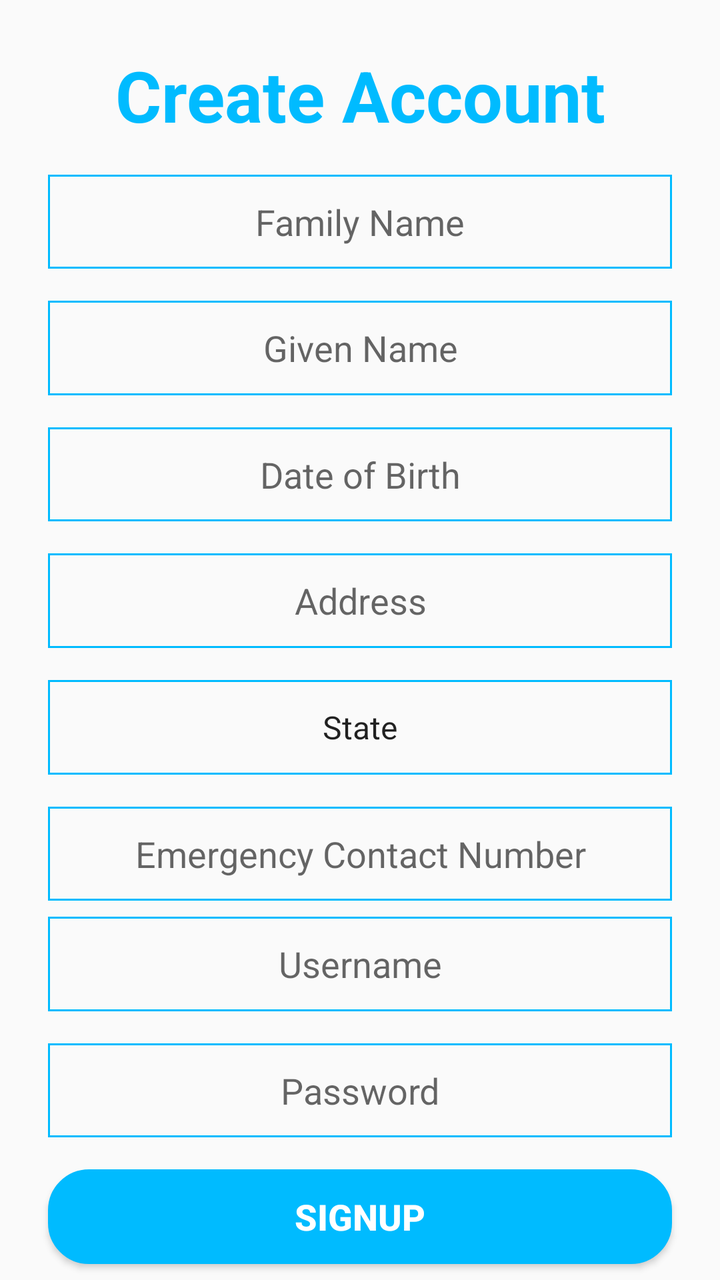
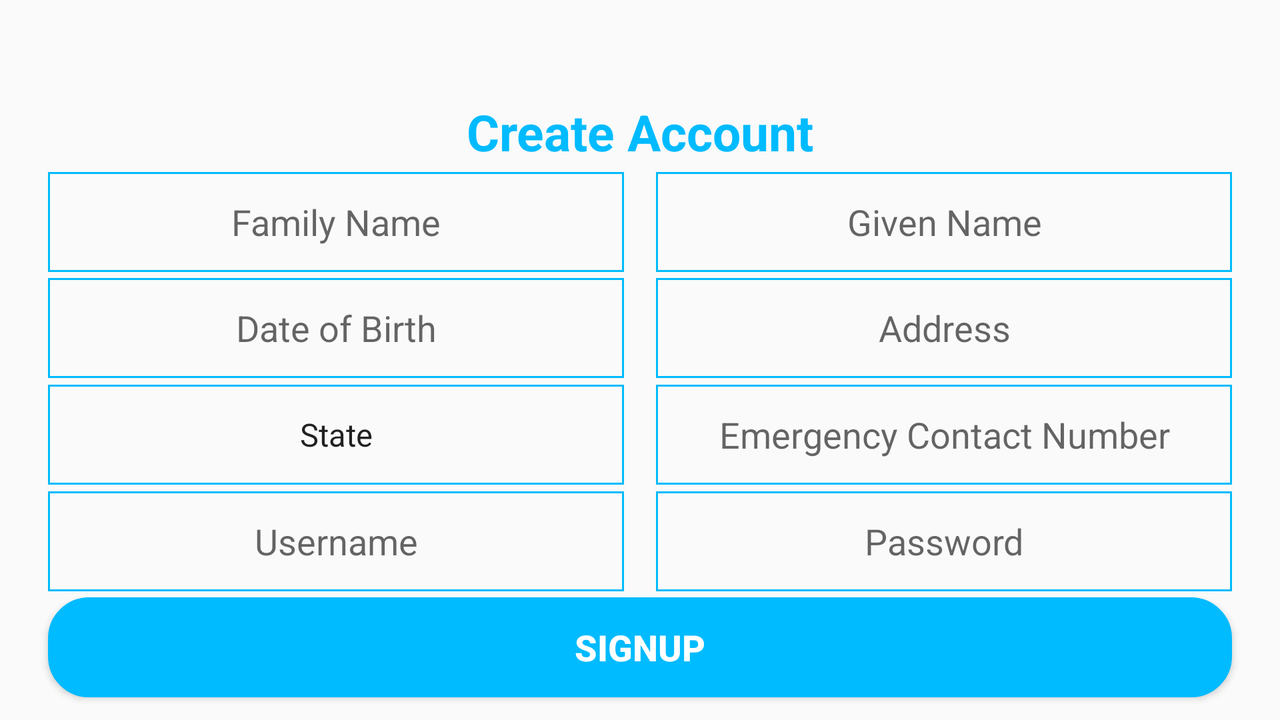

An Android layout and its configuration variant, each rendered on a device that would load it. The default file and the variant file are quoted in full after the pictures.
<!-- AndroidManifest.xml: application theme AppTheme -->
<!-- res/layout/activity_signup.xml -->
<?xml version="1.0" encoding="utf-8"?>
<androidx.constraintlayout.widget.ConstraintLayout xmlns:android="http://schemas.android.com/apk/res/android"
    android:layout_width="match_parent"
    android:layout_height="match_parent"
    xmlns:app="http://schemas.android.com/apk/res-auto">

    <androidx.appcompat.widget.AppCompatTextView
        android:id="@+id/createAccountTitle"
        android:layout_width="0dp"
        android:layout_height="0dp"
        android:textAlignment="center"
        android:gravity="center"
        android:layout_marginTop="24dp"
        android:layout_marginBottom="8dp"
        android:layout_marginLeft="24dp"
        android:layout_marginRight="24dp"
        android:text="Create Account"
        android:textColor="#00BBFF"
        app:autoSizeTextType="uniform"
        android:textStyle="bold"
        app:layout_constraintBottom_toTopOf="@id/familyName"
        app:layout_constraintEnd_toEndOf="parent"
        app:layout_constraintStart_toStartOf="parent"
        app:layout_constraintTop_toTopOf="parent" />

    
    <EditText
        android:id="@+id/familyName"
        android:layout_width="0dp"
        android:layout_height="0dp"
        android:layout_marginTop="8dp"
        android:layout_marginLeft="24dp"
        android:layout_marginRight="24dp"
        android:layout_marginBottom="8dp"
        android:background="@drawable/signup_plaintext"
        app:autoSizeTextType="uniform"
        android:gravity="center"
        android:hint="Family Name"
        android:inputType="textPersonName"
        app:layout_constraintBottom_toTopOf="@id/givenName"
        app:layout_constraintEnd_toEndOf="parent"
        app:layout_constraintStart_toStartOf="parent"
        app:layout_constraintTop_toBottomOf="@+id/createAccountTitle" />

    
    <EditText
        android:id="@+id/givenName"
        android:layout_width="0dp"
        android:layout_height="0dp"
        android:layout_marginTop="8dp"
        android:layout_marginLeft="24dp"
        android:layout_marginRight="24dp"
        android:layout_marginBottom="8dp"
        android:background="@drawable/signup_plaintext"
        app:autoSizeTextType="uniform"
        android:gravity="center"
        android:hint="Given Name"
        android:inputType="textPersonName"
        app:layout_constraintBottom_toTopOf="@id/dob"
        app:layout_constraintEnd_toEndOf="parent"
        app:layout_constraintStart_toStartOf="parent"
        app:layout_constraintTop_toBottomOf="@id/familyName" />

    
    <EditText
        android:id="@+id/dob"
        android:layout_width="0dp"
        android:layout_height="0dp"
        android:layout_marginTop="8dp"
        android:layout_marginLeft="24dp"
        android:layout_marginRight="24dp"
        android:layout_marginBottom="8dp"
        android:background="@drawable/signup_plaintext"
        app:autoSizeTextType="uniform"
        android:gravity="center"
        android:hint="Date of Birth"
        android:inputType="textPersonName"
        app:layout_constraintBottom_toTopOf="@id/address"
        app:layout_constraintEnd_toEndOf="parent"
        app:layout_constraintStart_toStartOf="parent"
        app:layout_constraintTop_toBottomOf="@id/givenName" />

    
    <EditText
        android:id="@+id/address"
        android:layout_width="0dp"
        android:layout_height="0dp"
        android:layout_marginTop="8dp"
        android:layout_marginBottom="8dp"
        android:layout_marginLeft="24dp"
        android:layout_marginRight="24dp"
        android:background="@drawable/signup_plaintext"
        android:ems="10"
        android:gravity="center"
        android:hint="Address"
        android:inputType="textPersonName"
        app:layout_constraintBottom_toTopOf="@id/stateSpinner"
        app:layout_constraintEnd_toEndOf="parent"
        app:layout_constraintStart_toStartOf="parent"
        app:layout_constraintTop_toBottomOf="@id/dob" />

    
    <Spinner
        android:id="@+id/stateSpinner"
        android:layout_width="0dp"
        android:layout_height="0dp"
        android:layout_marginTop="8dp"
        android:layout_marginLeft="24dp"
        android:layout_marginRight="24dp"
        android:layout_marginBottom="8dp"
        android:background="@drawable/signup_plaintext"
        android:entries="@array/state_arrays"
        android:gravity="center_horizontal"
        android:textAlignment="center"
        app:autoSizeTextType="uniform"
        app:layout_constraintBottom_toTopOf="@id/emergencyNumber"
        app:layout_constraintEnd_toEndOf="parent"
        app:layout_constraintStart_toStartOf="parent"
        app:layout_constraintTop_toBottomOf="@id/address" />

    

    
    <EditText
        android:id="@+id/emergencyNumber"
        android:layout_width="0dp"
        android:layout_height="0dp"
        android:layout_marginLeft="24dp"
        android:layout_marginTop="8dp"
        android:layout_marginRight="24dp"
        android:layout_marginBottom="8dp"
        android:background="@drawable/signup_plaintext"
        android:gravity="center"
        android:hint="Emergency Contact Number"
        android:inputType="textPersonName"
        app:autoSizeTextType="uniform"
        app:layout_constraintBottom_toTopOf="@id/signupUsername"
        app:layout_constraintEnd_toEndOf="parent"
        app:layout_constraintStart_toStartOf="parent"
        app:layout_constraintTop_toBottomOf="@id/stateSpinner" />

    <EditText
        android:id="@+id/signupUsername"
        android:layout_width="0dp"
        android:layout_height="0dp"
        android:layout_marginStart="24dp"
        android:layout_marginLeft="24dp"
        android:layout_marginEnd="24dp"
        android:layout_marginRight="24dp"
        android:layout_marginBottom="8dp"
        android:background="@drawable/signup_plaintext"
        android:gravity="center"
        app:autoSizeTextType="uniform"
        android:hint="Username"
        android:inputType="textPersonName"
        app:layout_constraintBottom_toTopOf="@id/signupPassword"
        app:layout_constraintEnd_toEndOf="parent"
        app:layout_constraintStart_toStartOf="parent"
        app:layout_constraintTop_toBottomOf="@id/emergencyNumber" />

    
    <EditText
        android:id="@+id/signupPassword"
        android:layout_width="0dp"
        android:layout_height="0dp"
        android:layout_marginTop="8dp"
        android:layout_marginLeft="24dp"
        android:layout_marginRight="24dp"
        android:layout_marginBottom="8dp"
        android:background="@drawable/signup_plaintext"
        app:autoSizeTextType="uniform"
        android:gravity="center"
        android:hint="Password"
        android:inputType="textPersonName|textPassword"
        app:layout_constraintBottom_toTopOf="@id/createbtn"
        app:layout_constraintEnd_toEndOf="parent"
        app:layout_constraintStart_toStartOf="parent"
        app:layout_constraintTop_toBottomOf="@id/signupUsername" />

    
    <Button
        android:id="@+id/createbtn"
        android:layout_width="0dp"
        android:layout_height="0dp"
        android:layout_marginLeft="24dp"
        android:layout_marginTop="8dp"
        android:layout_marginRight="24dp"
        android:layout_marginBottom="8dp"
        android:background="@drawable/edit_login_btn"
        android:onClick="saveSignUp"
        android:text="Signup"
        android:textColor="#fff"
        android:textSize="18sp"
        android:textStyle="bold"
        app:backgroundTint="#00BBFF"
        app:layout_constraintBottom_toBottomOf="parent"
        app:layout_constraintEnd_toEndOf="parent"
        app:layout_constraintStart_toStartOf="parent"
        app:layout_constraintTop_toBottomOf="@id/signupPassword" />

</androidx.constraintlayout.widget.ConstraintLayout>
<!-- resources referenced by this layout -->
<resources>
  <string-array name="state_arrays">
          <item>"State"</item>
          <item>VIC</item>
          <item>NSW</item>
          <item>SA</item>
          <item>WA</item>
          <item>QLD</item>
          <item>TAS</item>
          <item>ACT</item>
      </string-array>
  <!-- drawable edit_login_btn (drawable) -->
  <?xml version="1.0" encoding="utf-8"?>
  <selector xmlns:android="http://schemas.android.com/apk/res/android">
      <item>
          <shape android:shape="rectangle">
              <solid android:color="#00BBFF"/>
              <stroke android:width="1dp" android:color="#fff"/>
              <corners android:radius="5dp"/>
              
              <corners
                  android:topLeftRadius="20dp"
                  android:topRightRadius="20dp"
                  android:bottomLeftRadius="20dp"
                  android:bottomRightRadius="20dp"
                  />
          </shape>
      </item>
  </selector>
  <!-- drawable signup_plaintext (drawable) -->
  <?xml version="1.0" encoding="utf-8"?>
  <shape xmlns:android="http://schemas.android.com/apk/res/android" android:shape="rectangle" >
      android:shape="rectangle" >
      <stroke
          android:width="1dp"
          android:color="#00bbff" />
  </shape>
  <style name="AppTheme" parent="Theme.AppCompat.Light.NoActionBar">
          
          <item name="colorPrimary">@color/purple500</item>
          <item name="colorPrimaryDark">@color/purple700</item>
          <item name="colorAccent">@color/teal200</item>
      </style>
  <color name="purple500">#6200EE</color>
  <color name="purple700">#3700B3</color>
  <color name="teal200">#03DAC5</color>
</resources>
<!-- res/layout-land/activity_signup.xml (the author's variant of the layout above) -->
<!-- drawn on the phone turned sideways -->
<?xml version="1.0" encoding="utf-8"?>
<androidx.constraintlayout.widget.ConstraintLayout xmlns:android="http://schemas.android.com/apk/res/android"
    xmlns:app="http://schemas.android.com/apk/res-auto"
    xmlns:tools="http://schemas.android.com/tools"
    android:layout_width="match_parent"
    android:layout_height="match_parent">

    <TextView
        android:id="@+id/createAccount"
        android:layout_width="wrap_content"
        android:layout_height="wrap_content"
        android:layout_marginTop="49dp"
        android:text="Create Account"
        android:textColor="#00BBFF"
        android:textSize="25sp"
        android:textStyle="bold"
        app:layout_constraintEnd_toEndOf="parent"
        app:layout_constraintStart_toStartOf="parent"
        app:layout_constraintTop_toTopOf="parent" />

    
    <EditText
        android:id="@+id/familyName"
        android:layout_width="0dp"
        android:layout_height="50dp"
        android:layout_marginStart="24dp"
        android:layout_marginLeft="24dp"
        android:layout_marginEnd="8dp"
        android:layout_marginRight="8dp"
        android:background="@drawable/signup_plaintext"
        android:ems="10"
        android:gravity="center"
        android:hint="Family Name"
        android:inputType="textPersonName"
        app:layout_constraintBottom_toTopOf="@id/dob"
        app:layout_constraintEnd_toStartOf="@id/givenName"
        app:layout_constraintHorizontal_chainStyle="spread"
        app:layout_constraintStart_toStartOf="parent"
        app:layout_constraintTop_toBottomOf="@id/createAccount" />

    
    <EditText
        android:id="@+id/givenName"
        android:layout_width="0dp"
        android:layout_height="50dp"
        android:layout_marginStart="8dp"
        android:layout_marginLeft="8dp"
        android:layout_marginEnd="24dp"
        android:layout_marginRight="24dp"
        android:background="@drawable/signup_plaintext"
        android:ems="10"
        android:gravity="center"
        android:hint="Given Name"
        android:inputType="textPersonName"
        app:layout_constraintBottom_toTopOf="@id/address"
        app:layout_constraintEnd_toEndOf="parent"
        app:layout_constraintStart_toEndOf="@id/familyName"
        app:layout_constraintTop_toBottomOf="@id/createAccount" />

    
    <EditText
        android:id="@+id/dob"
        android:layout_width="0dp"
        android:layout_height="50dp"
        android:layout_marginStart="24dp"
        android:layout_marginLeft="24dp"
        android:layout_marginEnd="8dp"
        android:layout_marginRight="8dp"
        android:background="@drawable/signup_plaintext"
        android:ems="10"
        android:gravity="center"
        android:hint="Date of Birth"
        android:inputType="textPersonName"
        app:layout_constraintBottom_toTopOf="@id/stateSpinner"
        app:layout_constraintEnd_toStartOf="@+id/address"
        app:layout_constraintStart_toStartOf="parent"
        app:layout_constraintTop_toBottomOf="@id/familyName" />

    
    <EditText
        android:id="@+id/address"
        android:layout_width="0dp"
        android:layout_height="50dp"
        android:layout_marginStart="8dp"
        android:layout_marginLeft="8dp"
        android:layout_marginEnd="24dp"
        android:layout_marginRight="24dp"
        android:background="@drawable/signup_plaintext"
        android:ems="10"
        android:gravity="center"
        android:hint="Address"
        android:inputType="textPersonName"
        app:layout_constraintBottom_toTopOf="@id/emergencyNumber"
        app:layout_constraintEnd_toEndOf="parent"
        app:layout_constraintStart_toEndOf="@id/dob"
        app:layout_constraintTop_toBottomOf="@id/givenName" />

    
    <Spinner
        android:id="@+id/stateSpinner"
        android:layout_width="0dp"
        android:layout_height="50dp"
        android:layout_marginStart="24dp"
        android:layout_marginLeft="24dp"
        android:layout_marginEnd="8dp"
        android:layout_marginRight="8dp"
        android:background="@drawable/signup_plaintext"
        android:entries="@array/state_arrays"
        android:gravity="center_horizontal"
        android:textAlignment="center"
        app:layout_constraintBottom_toTopOf="@id/signupUsername"
        app:layout_constraintEnd_toStartOf="@+id/emergencyNumber"
        app:layout_constraintStart_toStartOf="parent"
        app:layout_constraintTop_toBottomOf="@id/dob" />

    
    <EditText
        android:id="@+id/emergencyNumber"
        android:layout_width="0dp"
        android:layout_height="50dp"
        android:layout_marginStart="8dp"
        android:layout_marginLeft="8dp"
        android:layout_marginEnd="24dp"
        android:layout_marginRight="24dp"
        android:background="@drawable/signup_plaintext"
        android:ems="10"
        android:gravity="center"
        android:hint="Emergency Contact Number"
        android:inputType="textPersonName"
        app:layout_constraintBottom_toTopOf="@id/signupUsername"
        app:layout_constraintEnd_toEndOf="parent"
        app:layout_constraintStart_toEndOf="@id/stateSpinner"
        app:layout_constraintTop_toBottomOf="@id/address" />

    
    <EditText
        android:id="@+id/signupUsername"
        android:layout_width="0dp"
        android:layout_height="50dp"
        android:layout_marginStart="24dp"
        android:layout_marginLeft="24dp"
        android:layout_marginEnd="8dp"
        android:layout_marginRight="8dp"
        android:background="@drawable/signup_plaintext"
        android:ems="10"
        android:gravity="center"
        android:hint="Username"
        android:inputType="textPersonName"
        app:layout_constraintBottom_toTopOf="@id/createbtn"
        app:layout_constraintEnd_toStartOf="@id/signupPassword"
        app:layout_constraintStart_toStartOf="parent"
        app:layout_constraintTop_toBottomOf="@id/stateSpinner" />

    
    <EditText
        android:id="@+id/signupPassword"
        android:layout_width="0dp"
        android:layout_height="50dp"
        android:layout_marginStart="8dp"
        android:layout_marginLeft="8dp"
        android:layout_marginEnd="24dp"
        android:layout_marginRight="24dp"
        android:background="@drawable/signup_plaintext"
        android:ems="10"
        android:gravity="center"
        android:hint="Password"
        android:inputType="textPersonName|textPassword"
        app:layout_constraintBottom_toTopOf="@id/createbtn"
        app:layout_constraintEnd_toEndOf="parent"
        app:layout_constraintStart_toEndOf="@+id/signupUsername"
        app:layout_constraintTop_toBottomOf="@id/emergencyNumber" />

    
    <Button
        android:id="@+id/createbtn"
        android:layout_width="0dp"
        android:layout_height="50dp"
        android:layout_marginStart="24dp"
        android:layout_marginLeft="24dp"
        android:layout_marginEnd="24dp"
        android:layout_marginRight="24dp"
        android:layout_marginBottom="8dp"
        android:background="@drawable/edit_login_btn"
        android:text="Signup"
        android:textColor="#fff"
        android:textSize="18sp"
        android:textStyle="bold"
        app:backgroundTint="#00BBFF"
        app:layout_constraintBottom_toBottomOf="parent"
        app:layout_constraintEnd_toEndOf="parent"
        app:layout_constraintStart_toStartOf="parent"
        app:layout_constraintTop_toBottomOf="@id/signupPassword" />

</androidx.constraintlayout.widget.ConstraintLayout>
